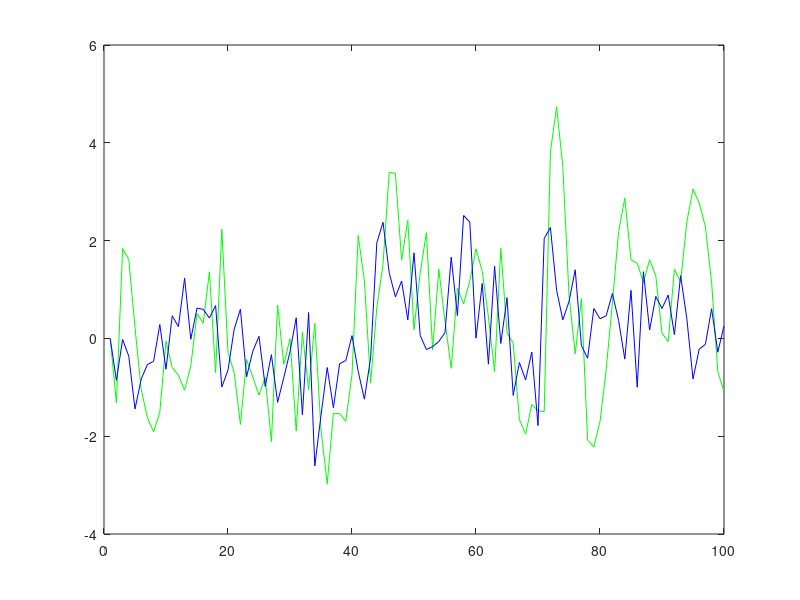

MATLAB code for this plot:
B=[0.5,0.7;.2, .4]
eps=randn(2,100);

x=[0;0]

for i=1:100
    xt(:,i)=x
    x=B*x+eps(:,i);
end

plot(xt(1,:),'g')
hold on
plot(xt(2,:),'b')
hold off